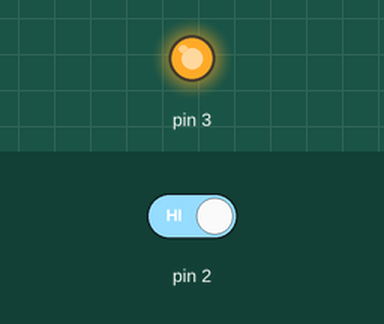
Simulated run of this sketch. Board: Arduino Uno, built with avr-gcc and run on an emulated ATmega328P. On the bench: output pins drawn as LEDs (lit = HIGH). The test bench sets the inputs (shaded band); at power-on: pin 2 HIGH.

Above: at 1.2 s.
1.3 s: pin 2 driven LOW
At 2.3 s:
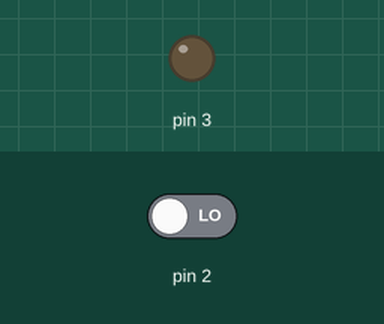
2.8 s: pin 2 driven HIGH
At 3.4 s:
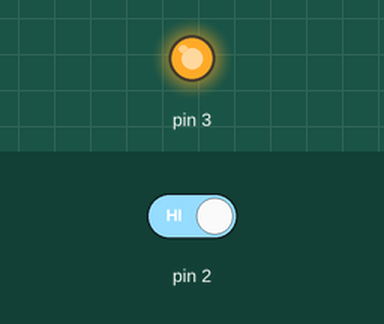
Timing chart, 0 to 5.8 s (numbered marks = the images above; inputs shaded):
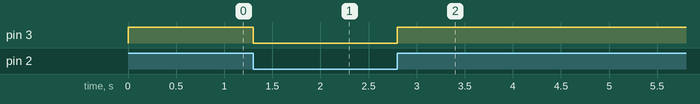

The sketch:

MovementTest.ino
```cpp
#include <Time.h>
#include <TimeLib.h>
// Libraries:-
#include <Wire.h>

//Slave Addresses for I2C
#define I2C_UP_DOWN 0x08
#define I2C_LEFT_RIGHT 0x09

//Defines for movement
#define STOP 0x00
#define LEFT 0X01
#define RIGHT 0X02
#define UP 0x03
#define DOWN 0x04

//Defines for Modes
#define RESET_MODE 0x00
#define NODE_MODE 0x01
#define TICK_MODE 0x02

//defines for pins
#define MRDY 0x02
#define SRDY 0x03

//defines for Motor Movement
#define MOTOR_LEVEL1 0x00
#define MOTOR_LEVEL2 0x01
#define MOTOR_LIFT 0x02

uint8_t I2C_Vertical[2] = {0,0};
uint8_t I2C_Horizontal[2] = {0,0};
uint8_t h_up[8], h_down[8], v_left[8], v_right[8];

uint8_t NodeIntersectionFLG = 1, TickIntersectionFLG = 1;
time_t current, prev;

uint8_t dir = STOP;
uint8_t mode = RESET_MODE;
uint8_t UART_RX;
uint8_t MRDY_VAL;
uint8_t motor = MOTOR_LEVEL1;

void getIRData(int SLAVE_ADDRESS, int rec_data);
void UART_REC();
void UART_TX(uint8_t message);
void binToArray(uint8_t bin, uint8_t * arr);
void IR_PID(uint8_t *frontSensor, uint8_t *backSensor);
void setup() {
  Serial.begin(9600);
  Wire.begin();
  pinMode(MRDY, INPUT);
  attachInterrupt(digitalPinToInterrupt(MRDY), UART_REC, FALLING);
  pinMode(SRDY, OUTPUT);
  digitalWrite(SRDY, HIGH);
}

void loop() {
    // Get IR sensor Data
//    Wire.requestFrom(I2C_UP_DOWN, 2);
//    if (Wire.available() >= 1){
//      for (int i = 0; i < 2; i++)
//        I2C_Vertical[0] = Wire.read();
//
//      binToArray(I2C_Vertical[0], v_up);
//      binToArray(I2C_Vertical[1], v_down);
//    }
//
//    Wire.requestFrom(I2C_LEFT_RIGHT, 2);
//    if (Wire.available() >= 1){
//      for (int i = 0; i < 2; i++)
//        I2C_Horizontal[i] = Wire.read();
//
//      binToArray(I2C_Horizontal[0], h_left);
//      binToArray(I2C_Horizontal[1], h_right);
//    }

//    switch(dir)
//    {
//      case UP:    IR_PID(v_up,v_down); break;
//      case DOWN:  IR_PID(v_down,v_up); break;
//      case LEFT:  IR_PID(h_left, h_right); break;
//      case RIGHT: IR_PID(h_right,h_left); break;
//    }

    switch(dir)
    {
      case UP:    moveUp(); break;
      case DOWN:  moveDown(); break;
      case LEFT:  moveLeft(); break;
      case RIGHT: moveRight(); break;
    }
}

void moveUp()
{
  return;
}
void moveDown()
{
  return;
}
void moveLeft()
{
  return;
}
void moveRight()
{
  return;
}

void UART_REC()
{

  digitalWrite(SRDY, LOW);

  while(digitalRead(MRDY) == LOW)
  {
    if (Serial.available() >= 1)
    {
       UART_RX = Serial.read();
       dir = (UART_RX&0b00011100)>>2;
       mode = (UART_RX&0x03);
    }
  }
 digitalWrite(SRDY, HIGH);
}

void UART_TX(char message)
{
  Serial.println(message);
}

void binToArray(uint8_t bin, uint8_t * arr)
{
  uint8_t mask = 1;
  uint8_t revArr[8];
  for (int i = 0, j =7; i < 8; i++)
  {
    arr[j] = (bin&mask)>>i;
    mask = mask<<1;
    j--;
  }
}

void IR_PID(uint8_t *arr)
{
  int16_t error = 0;
  int16_t sum = 0;
  for (int i =0 ;i < 8; i++)
  {
    if(arr[i] == 1)
    {
      switch(i)
      {
        case 0: sum+= 0; break;
        case 1: sum+= -2; break;
        case 2: sum+= -1; break;
        case 3: sum += 0; break;
        case 4: sum += 0; break;
        case 5: sum += 1; break;
        case 6: sum += 2; break;
        case 7: sum += 0; break;
      }
    }
  }
}
```

Measured:
- after the input at 1.3 s, pin 3: HIGH → LOW at once
- after the input at 2.8 s, pin 3: LOW → HIGH at once
